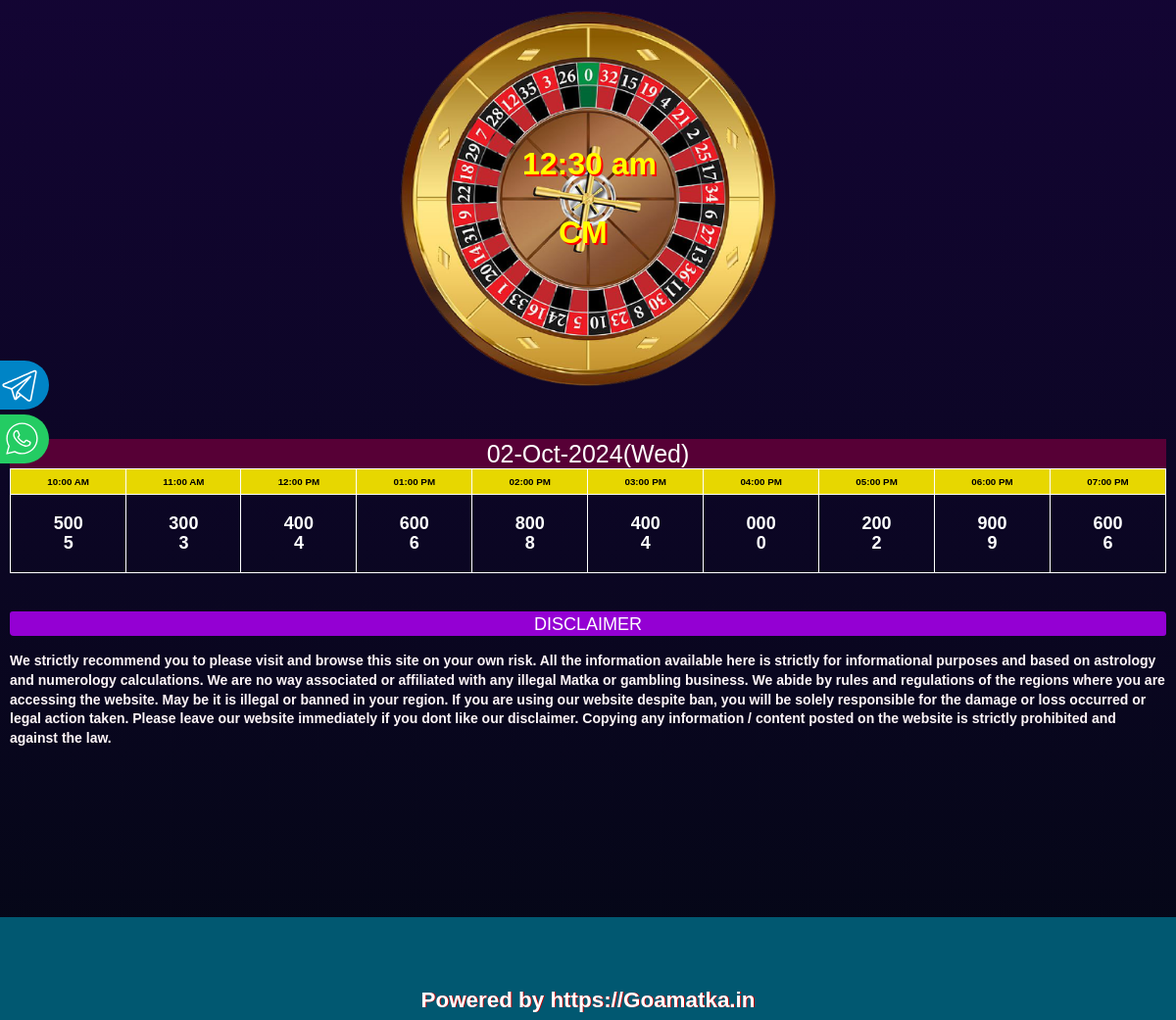
Before: /text (lower part) with the older database file.
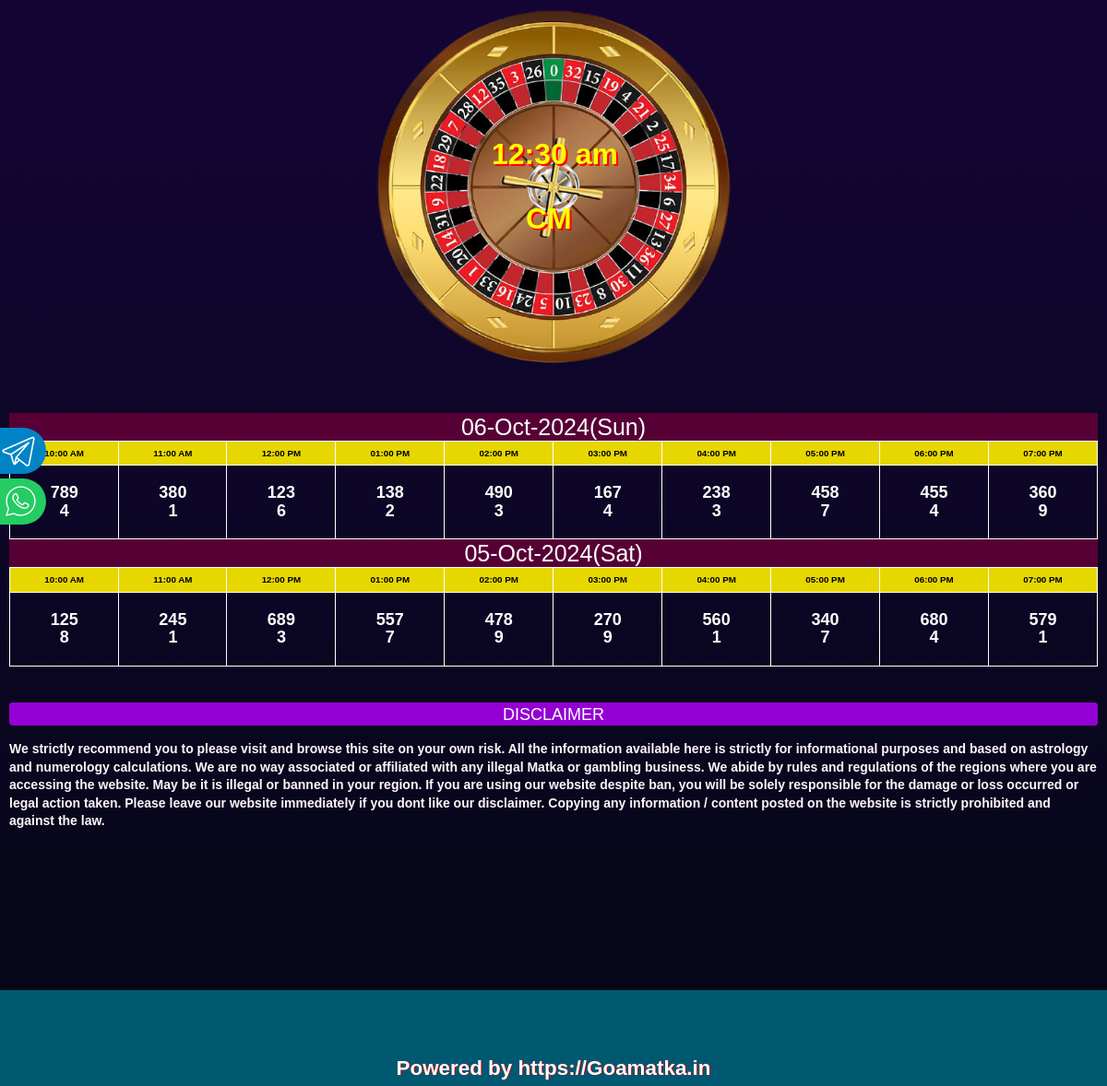
After: the same page with the newer database file.
### app.py (models this page shows)
class Result(db.Model):
    __tablename__ = "results"
    id = db.Column(db.Integer, primary_key=True)
    slot_1_1 = db.Column(db.String(1), nullable=True)
    slot_1_3 = db.Column(db.String(3), nullable=True)
    slot_2_1 = db.Column(db.String(1), nullable=True)
    slot_2_3 = db.Column(db.String(3), nullable=True)
    slot_3_1 = db.Column(db.String(1), nullable=True)
    slot_3_3 = db.Column(db.String(3), nullable=True)
    slot_4_1 = db.Column(db.String(1), nullable=True)
    slot_4_3 = db.Column(db.String(3), nullable=True)
    slot_5_1 = db.Column(db.String(1), nullable=True)
    slot_5_3 = db.Column(db.String(3), nullable=True)
    slot_6_1 = db.Column(db.String(1), nullable=True)
    slot_6_3 = db.Column(db.String(3), nullable=True)
    slot_7_1 = db.Column(db.String(1), nullable=True)
    slot_7_3 = db.Column(db.String(3), nullable=True)
    slot_8_1 = db.Column(db.String(1), nullable=True)
    slot_8_3 = db.Column(db.String(3), nullable=True)
    slot_9_1 = db.Column(db.String(1), nullable=True)
    slot_9_3 = db.Column(db.String(3), nullable=True)
    slot_10_1 = db.Column(db.String(1), nullable=True)
    slot_10_3 = db.Column(db.String(3), nullable=True)
    date = db.Column(db.String(30), nullable=False)

### app.py (the view)
@app.route("/text")
def text():
    results = Result.query.order_by(Result.id.desc()).all()
    now = datetime.now(timezone("Asia/Kolkata"))
    currentday = now.strftime('%d-%b-%Y(%a)')
    daily_data = Result.query.filter_by(date=currentday).first()
    daily_extra = Extra.query.filter_by(date=currentday).first()
    start_time = {
    'slot1' : now.replace(hour=10, minute=0, second=0, microsecond=0),
    'slot2' : now.replace(hour=11, minute=0, second=0, microsecond=0),
    'slot3' : now.replace(hour=12, minute=0, second=0, microsecond=0),
    'slot4' : now.replace(hour=13, minute=0, second=0, microsecond=0),
    'slot5' : now.replace(hour=14, minute=0, second=0, microsecond=0),
    'slot6' : now.replace(hour=15, minute=0, second=0, microsecond=0),
    'slot7' : now.replace(hour=16, minute=0, second=0, microsecond=0),
    'slot8' : now.replace(hour=17, minute=0, second=0, microsecond=0),
    'slot9' : now.replace(hour=18, minute=0, second=0, microsecond=0),
    'slot10' : now.replace(hour=19, minute=0, second=0, microsecond=0)
    }
    end_time = {
    'slot1' : now.replace(hour=10, minute=55, second=0, microsecond=0),
    'slot2' : now.replace(hour=11, minute=55, second=0, microsecond=0),
    'slot3' : now.replace(hour=12, minute=55, second=0, microsecond=0),
    'slot4' : now.replace(hour=13, minute=55, second=0, microsecond=0),
    'slot5' : now.replace(hour=14, minute=55, second=0, microsecond=0),
    'slot6' : now.replace(hour=15, minute=55, second=0, microsecond=0),
    'slot7' : now.replace(hour=16, minute=55, second=0, microsecond=0),
    'slot8' : now.replace(hour=17, minute=55, second=0, microsecond=0),
    'slot9' : now.replace(hour=18, minute=55, second=0, microsecond=0),
    'slot10' : now.replace(hour=19, minute=55, second=0, microsecond=0),
    }
    return render_template('text.html', results=results, extra=daily_extra, now=now, start_time=start_time, end_time=end_time, daily_data=daily_data, title="Fastest and Live Online Goa Satta Result only at goasatta.in")

### templates/text.html (shortened to what this page needs)
{% extends 'layout.html' %}
{% block body %}
	<body class="index-body"  style="margin-top: 20px;">
<div class="social-dd">
	  <div class="social-btn color-telegram">
		<div class="icons8-telegram-app"></div>
	  </div>
	  <div class="social-btn color-whatsapp">
		<div class="icons8-whatsapp"></div>
		<a target="_self" href="https://wa.me/+918777355154">	<p class="order-1 google-font margin-instagram">whatsapp</p>
		</a>
	  </div>
  </div>
<div class="margin">
		<br /><br />
<div class="w-mob">
	<div class="col-xs-12 wheel"style="position: relative;" >
		<div style="position: relative;">
			<img src="/static/round-img.png" class="rotate" alt="CM Satta Matka">
			<center><h2 class="lap">12:30 am</h2></center>
		</div>
	<div class="col-xs-1 lapp">
	<h2 class style="color: yellow;font-weight: 800;">CM</h2>
	</div>
</div>
</div>
    {% for result in results %}
	<div class="">
		<h3 class="center t-h2 date">{{result.date}}</h3>
		<div class="table-container-1">
		  <center>
			<center>
				<div>
				  <table class="tg" cellpadding="2">
					<tbody>
					  <tr class="slot">
						<td>10:00 AM</td>
						<td>11:00 AM</td>
						<td>12:00 PM</td>
						<td>01:00 PM</td>
						<td>02:00 PM</td>
						<td>03:00 PM</td>
						<td>04:00 PM</td>
						<td>05:00 PM</td>
						<td>06:00 PM</td>
						<td>07:00 PM</td>
					  </tr>
					  <tr class="result">
						<td >
						  {% if result.slot_1_3 %}
							  <b>{{result.slot_1_3}}</b>
							  <br>
							  <b>{{result.slot_1_1}}</b>
						  {% else %}
							  <b>***</b>
							  <br>
							  <b>*</b>
						  {% endif %}
						</td>
						<td >
						  {% if result.slot_2_3 %}
							  <b>{{result.slot_2_3}}</b>
							  <br>
							  <b>{{result.slot_2_1}}</b>
						  {% else %}
							  <b>***</b>
							  <br>
							  <b>*</b>
						  {% endif %}
						</td>
						<td >
						  {% if result.slot_3_3 %}
							  <b>{{result.slot_3_3}}</b>
							  <br>
							  <b>{{result.slot_3_1}}</b>
						  {% else %}
							  <b>***</b>
							  <br>
							  <b>*</b>
						  {% endif %}
						</td>
						<td >
						  {% if result.slot_4_3 %}
							  <b>{{result.slot_4_3}}</b>
							  <br>
							  <b>{{result.slot_4_1}}</b>
						  {% else %}
							  <b>***</b>
							  <br>
							  <b>*</b>
						  {% endif %}
						</td>
						<td >
						  {% if result.slot_5_3 %}
							  <b>{{result.slot_5_3}}</b>
							  <br>
							  <b>{{result.slot_5_1}}</b>
						  {% else %}
							  <b>***</b>
							  <br>
							  <b>*</b>
						  {% endif %}
						</td>
						<td >
						  {% if result.slot_6_3 %}
							  <b>{{result.slot_6_3}}</b>
							  <br>
							  <b>{{result.slot_6_1}}</b>
						  {% else %}
							  <b>***</b>
							  <br>
							  <b>*</b>
						  {% endif %}
						</td>
						<td >
						  {% if result.slot_7_3 %}
							  <b>{{result.slot_7_3}}</b>
							  <br>
							  <b>{{result.slot_7_1}}</b>
						  {% else %}
							  <b>***</b>
							  <br>
							  <b>*</b>
						  {% endif %}
						</td>
						<td >
						  {% if result.slot_8_3 %}
							  <b>{{result.slot_8_3}}</b>
							  <br>
							  <b>{{result.slot_8_1}}</b>
						  {% else %}
							  <b>***</b>
							  <br>
							  <b>*</b>
						  {% endif %}
						</td>
						<td >
						  {% if result.slot_9_3 %}
							  <b>{{result.slot_9_3}}</b>
							  <br>
							  <b>{{result.slot_9_1}}</b>
						  {% else %}
							  <b>***</b>
							  <br>
							  <b>*</b>
						  {% endif %}
						</td>
						<td >
						  {% if result.slot_10_3 %}
							  <b>{{result.slot_10_3}}</b>
							  <br>
							  <b>{{result.slot_10_1}}</b>
						  {% else %}
							  <b>***</b>
							  <br>
							  <b>*</b>
						  {% endif %}
						</td>
					  </tr>
					</tbody>
				  </table>
				</div>
			</center>
		</div>
	  </div>
	{% endfor %}
    <br /><br />
	<div id="disc">
        <p style="background-color:darkviolet;color:white;text-align:center;font-size:large;border-radius:3px 4px;height:25px;padding-top:4px;">DISCLAIMER</p>
        <p style="color:rgb(255, 246, 248);">
            <b>
                We strictly recommend you to please visit and browse this site on your own risk. All the information available here is strictly for informational purposes and based on astrology and numerology calculations. We are no way associated or affiliated with any illegal Matka or gambling business.
                We abide by rules and regulations of the regions where you are accessing the website.
                May be it is illegal or banned in your region. If you are using our website despite ban, you will be solely responsible for the damage or loss occurred or legal action taken.
                Please leave our website immediately if you dont like our disclaimer.
                Copying any information / content posted on the website is strictly prohibited and against the law.
            </b>
        </p>
    </div>
	<br><br>
  </body>
<div class="but-rel">
	<button id="btnOpenForm">Contact</button>
  </div>
<br><br><br><br><br><br>
{% endblock body %}

### templates/layout.html (shortened to what this page needs)
<!DOCTYPE html>
<html lang="en-US" prefix="">
<head>
<link rel="stylesheet" href="https://cdnjs.cloudflare.com/ajax/libs/font-awesome/5.15.4/css/all.min.css">
<link rel="stylesheet" type="text/css" href="{{url_for('static',filename='css/bootstrap/bootstrap.css')}}">
<link rel="stylesheet" type="text/css" href="{{url_for('static',filename='css/index.css')}}">
<link rel="stylesheet" type="text/css" href="{{url_for('static',filename='css/nav.css')}}">
<link rel="stylesheet" type="text/css" href="{{url_for('static',filename='css/all.css')}}">
<link rel="stylesheet" type="text/css" href="{{url_for('static',filename='css/login.css')}}">
<link rel="stylesheet" type="text/css" href="{{url_for('static',filename='css/admin.css')}}">
<link rel="stylesheet" type="text/css" href="{{url_for('static',filename='css/contact.css')}}">
<link rel="stylesheet" type="text/css" href="{{url_for('static',filename='css/about.css')}}">
<link rel="stylesheet" type="text/css" href="{{url_for('static',filename='css/wheel.css')}}">
<link rel="stylesheet" type="text/css" href="{{url_for('static',filename='css/loading.css')}}">
<link rel="stylesheet" type="text/css" href="{{url_for('static',filename='css/hero.css')}}">
    </head>
{% block body %}
{% endblock body %}
<footer class="footer" >
	<div class="waves">
		<div class="wave" id="wave1"></div>
		<div class="wave" id="wave3"></div>
	</div>
	<center><p style="opacity: 1;">Powered by https://Goamatka.in
  </p>
  </center>
</footer>
</html>

### static/css/index.css (style rules this page uses)
.center { display: flex; justify-content: center; }
.margin { margin-left: 10px; margin-right: 10px; }
* { margin: 0; padding: 0; box-sizing: border-box; }
.date { text-align: center; font-size: 25px; color: White; background-color: #570036; height: 50px; margin-top: 0px; margin-bottom: 0px; padding-top: 9px; }
.tg { border: 1px solid black; width: 100%; text-align: center; border-collapse: collapse; border-spacing: 0; }
.tg td { border: 1px solid rgb(255, 255, 255); }
.slot td { padding: 3px; font-size: 70%; font-weight: 900; background-color: #e7d700; color: black; }
.result { height: 80px; }
.result td { font-size: large; font-weight: 900 }
.social-btn { display: flex; width: 180px; align-items: center; justify-content: space-between; padding-left: 30px; padding-right: 10px; padding-top: 5px; padding-bottom: 5px; border: 1px; border-bottom-right-radius: 30px; border-top-right-radius: 30px; margin-bottom: 5px; position: relative; left: -130px; transition: left 1s; }
.social-dd { position: fixed; top: 70%; left: 0; transform: translateY(-50%); }
.social-dd a { text-decoration: none; }
.color-telegram { background-color: #0084c6; }
.color-whatsapp { background-color: #24cc63; }
.google-font { font-family: "Lato", sans-serif; font-size: 1.25rem; }
.social-btn p { color: white; padding-right: 20px; width: fit-content; margin-top: 0px; margin-bottom: 0px; }
.icons8-telegram-app { order: 2; display: inline-block; width: 40px; height: 40px; background-size: 100%; }
.icons8-whatsapp { order: 2; display: inline-block; width: 40px; height: 40px; background-size: 100%; }

### static/css/nav.css (style rules this page uses)
.footer { position: relative; background: #015871; min-height: 100px; display: flex; justify-content: center; align-items: center; flex-direction: column; padding-top:5%; bottom: 0; }
.footer p { color: #ffffff; margin: 15px 0 10px 0; font-size: 1.4rem; font-weight: 600; text-shadow: 1px 0px 0px rgb(197, 2, 2); }
.wave { position: absolute; top: -100px; left: 0; width: 100%; height: 100px; background: url("https://cdn.kcak11.com/codepen_assets/wave_animation/wave.svg"); background-size: 1000px 100px; }
.wave#wave1 { z-index: 1000; opacity: 1; bottom: 0; animation: animateWaves 4s linear infinite; }
.wave#wave3 { z-index: 1000; opacity: 0.2; bottom: 15px; animation: animateWaves 3s linear infinite; }

### static/css/all.css (style rules this page uses)
html { scroll-behavior: smooth; }

### static/css/login.css (style rules this page uses)
:root { --bg-offset-x: 20%; --bg-offset-y: 25%; }

### static/css/admin.css (style rules this page uses)
:root { --bg-offset-x: 0px; --bg-offset-y: 15%; }

### static/css/contact.css (style rules this page uses)
#btnOpenForm { color: rgb(255, 255, 255); font-weight: 600; background-image:radial-gradient(rgb(72, 65, 65),#FFD700); border: none; outline: none; cursor: pointer; position: fixed; right: 20px; bottom: 25px; padding: 20px; border-radius: 80%; }

### static/css/about.css (style rules this page uses)
:root { --header-height: 3.5rem; --first-color: hsl(14, 98%, 50%); --black-color: hsl(0, 0%, 0%); --black-color-light: hsl(0, 0%, 40%); --white-color: hsl(0, 0%, 95%); --title-color: hsl(0, 0%, 0%); --text-color: hsl(0, 0%, 35%); --text-color-light: hsl(0, 0%, 64%); --body-color: hsl(0, 0%, 87%); --container-color: hsl(50, 85%, 30%); --body-font: "Bai Jamjuree", sans-serif; --biggest-font-size: 2.5rem; --h1-font-size: 1.75rem; --h2-font-size: 1.25rem; --h3-font-size: 1.125rem; --normal-font-size: 0.938rem; --small-font-size: 0.813rem; --smaller-font-size: 0.75rem; --font-regular: 400; --font-medium: 500; --font-semi-bold: 600; --font-bold: 700; --z-tooltip: 10; --z-fixed: 100; }
@media screen and (min-width: 1150px) { :root { --biggest-font-size: 4.5rem; --h1-font-size: 3rem; --h2-font-size: 1.5rem; --h3-font-size: 1.25rem; --normal-font-size: 1rem; --small-font-size: 0.875rem; --smaller-font-size: 0.813rem; } }
* { box-sizing: border-box; padding: 0; margin: 0; }

### templates/text.html (style rules this page uses)
:root { --theme-color: #B7256E; --theme-one: #FFC827 ; --theme-two: #99754566; --primary-color: #FFC827; --section-bg: #0C1924; --section-bg-two: #35082B; --button-color: #1fb5ac; --secoundary-color: #636363; --paragraph-color: #707070; --background-color: #020C15; --white-color: #fff; --black-color: #000000; --border-color: rgb(240, 240, 240); --ratting-color: #ffd247; }
.center { text-align: center; margin: 0 auto; }
.center { height: 100%; padding: 0; margin: 0; display: flex; align-items: center; justify-content: center; }

Changed rows visible on the page:
added Result: date "06-Oct-2024(Sun)", slot_1_3 "789", slot_1_1 "4", slot_2_3 "380", slot_2_1 "1", slot_3_3 "123", slot_3_1 "6", slot_4_3 "138", slot_4_1 "2", slot_5_3 "490", slot_5_1 "3", slot_6_3 "167", slot_6_1 "4", slot_7_3 "238", slot_7_1 "3", slot_8_3 "458", slot_8_1 "7", slot_9_3 "455", slot_9_1 "4", slot_10_3 "360", slot_10_1 "9"
changed Result: date "02-Oct-2024(Wed)" → "05-Oct-2024(Sat)"; slot_1_3 "500" → "125"; slot_1_1 "5" → "8"; slot_2_3 "300" → "245"; slot_2_1 "3" → "1"; slot_3_3 "400" → "689"; slot_3_1 "4" → "3"; slot_4_3 "600" → "557"; slot_4_1 "6" → "7"; slot_5_3 "800" → "478"; slot_5_1 "8" → "9"; slot_6_3 "400" → "270"; slot_6_1 "4" → "9"; slot_7_3 "000" → "560"; slot_7_1 "0" → "1"; slot_8_3 "200" → "340"; slot_8_1 "2" → "7"; slot_9_3 "900" → "680"; slot_9_1 "9" → "4"; slot_10_3 "600" → "579"; slot_10_1 "6" → "1"
